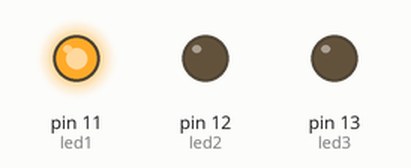
This sketch was run on a simulated Arduino Uno, built with avr-gcc and run on an emulated ATmega328P. On the bench: output pins drawn as LEDs (lit = HIGH).

Above: at 1.0 s.
At 5.0 s:
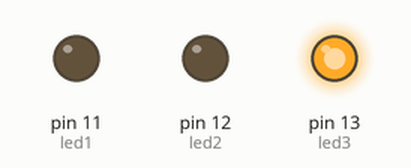
At 7.0 s:
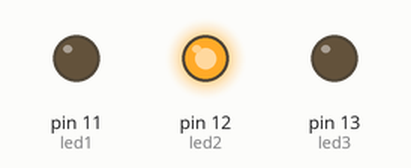
Timing chart, 0 to 10.4 s (numbered marks = the images above):
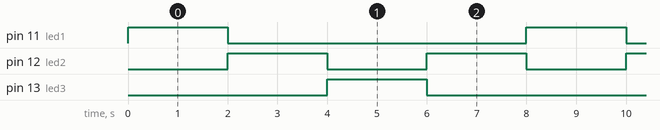

Measured:
- by itself, pin 11 (led1), pin 13 (led3): alternates HIGH for 2.0 s and LOW for 6.0 s
- by itself, pin 12 (led2): alternates HIGH for 2.0 s and LOW for 2.0 s
- by itself, everything shown: repeats every 8.0 s, in 5 steps

The sketch:

Semaforo.ino
```cpp
#define led1 11
#define led2 12
#define led3 13

void setup() {
  pinMode(led1, OUTPUT);
  pinMode(led2, OUTPUT);
  pinMode(led3, OUTPUT);
  Serial.begin(9600);
}

void loop() {
 digitalWrite(led1, HIGH);
 delay(2000);
 digitalWrite(led1, LOW);

 digitalWrite(led2, HIGH);
 delay(2000);
 digitalWrite(led2, LOW);

 digitalWrite(led3, HIGH);
 delay(2000);
 digitalWrite(led3, LOW);

 digitalWrite(led2, HIGH);
 delay(2000);
 digitalWrite(led2, LOW);

}
```
